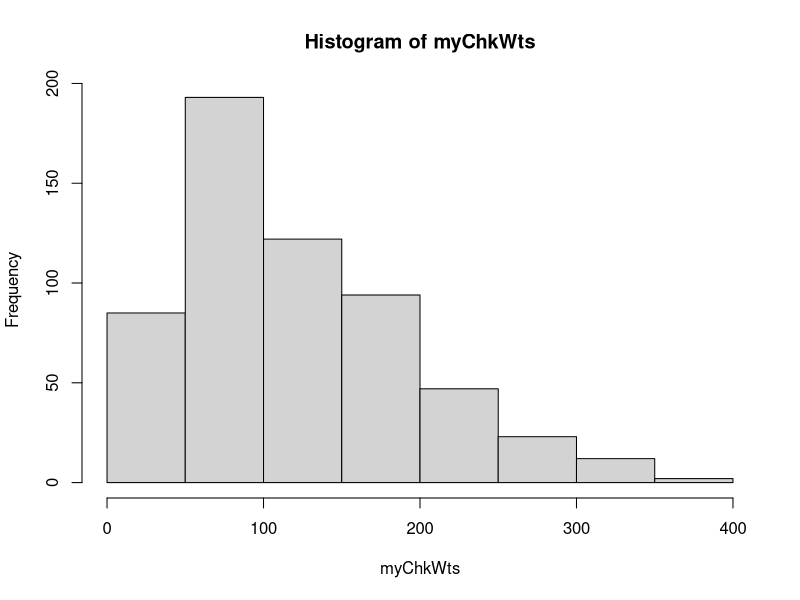
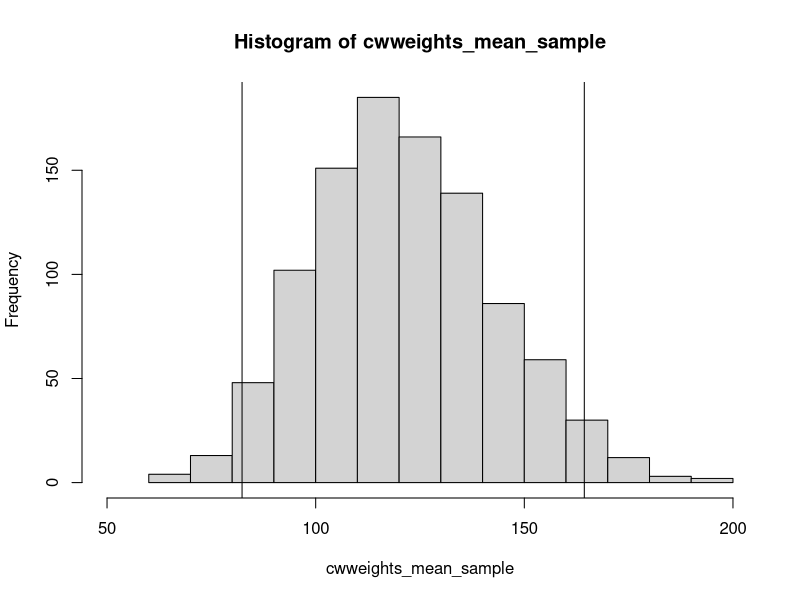
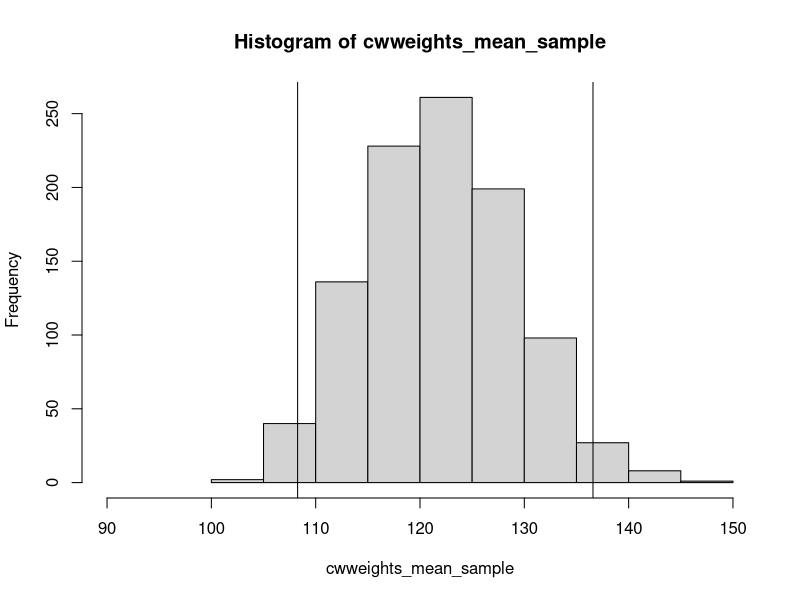

Here is the R script that generated these plots, in order:
# HW-3 - Pages 50-51 Problems 2-7

# Problem-2
cw <- ChickWeight
summary(cw)
dim(cw)
head(cw)
mean(cw$weight)
myChkWts <- cw$weight
quantile(myChkWts, 0.5)

# Working on myChkwts
hist(myChkWts)
# Display quantile of 2.5% or 0.025 and 97.5% or 0.975
quantile(myChkWts, c(0.025, 0.975))
mean(myChkWts)
median(myChkWts)


# Sample the weights
cwweights_mean_sample <- replicate(1000, mean(sample(myChkWts, size=11, replace = T)))
hist(cwweights_mean_sample, xlim=c(50, 200))

# Using abline indicate the 2.5% and 97.5% values/cut-points on the histogram
abline(v=quantile(cwweights_mean_sample, c(0.025, 0.975)))


# Repeat with larger sample size
cwweights_mean_sample <- replicate(1000, mean(sample(myChkWts, size=100, replace = T)))
hist(cwweights_mean_sample, xlim=c(90, 150))

# Using abline indicate the 2.5% and 97.5% values/cut-points on the histogram
abline(v=quantile(cwweights_mean_sample, c(0.025, 0.975)))

